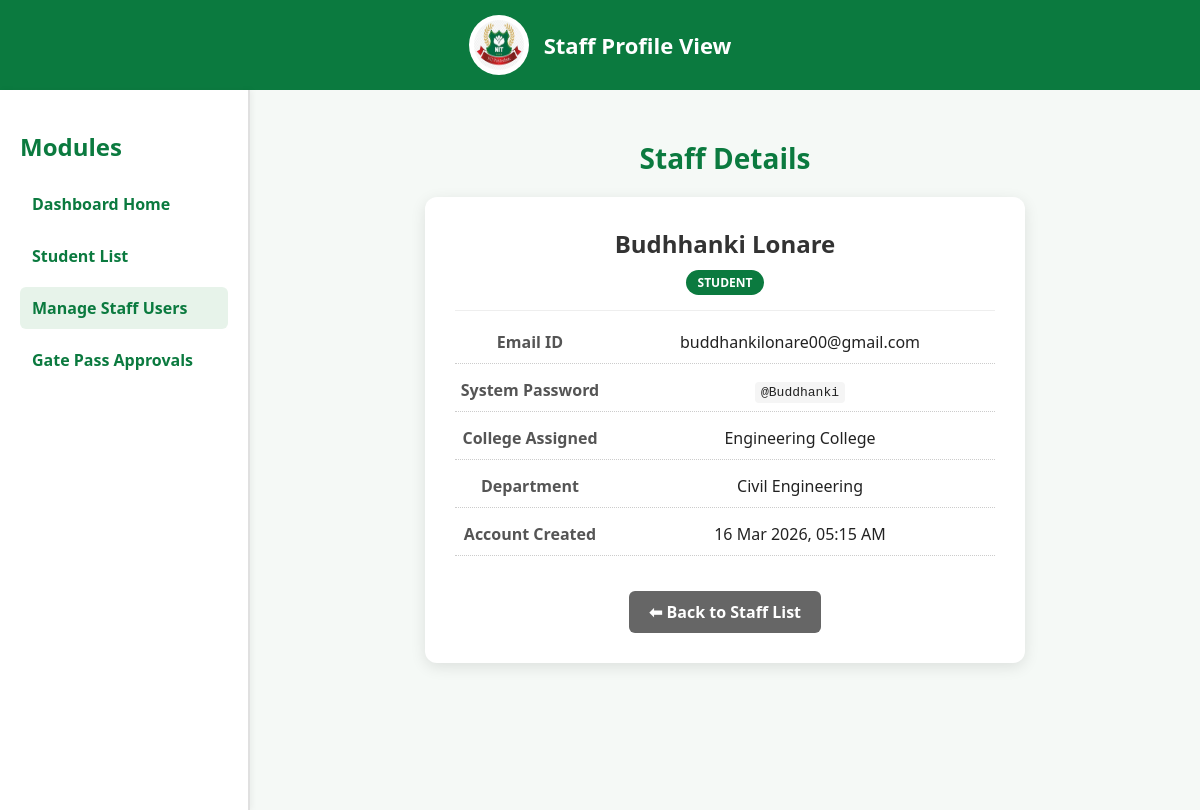
The app's page /admin_view_staff.php?id=29 (signed in) with its own data.
### tables this page shows
CREATE TABLE `users` (
  `id` int NOT NULL,
  `fullname` varchar(100) DEFAULT NULL,
  `email` varchar(100) DEFAULT NULL,
  `password` varchar(100) DEFAULT NULL,
  `role` enum('admin','warden','student','hod','principal_poly','principal_engg','incharge_poly','incharge_engg') NOT NULL,
  `college_name` varchar(100) DEFAULT NULL,
  `department_name` varchar(100) DEFAULT NULL,
  `created_at` timestamp NULL DEFAULT CURRENT_TIMESTAMP
);

### admin_view_staff.php (the view, shortened to what this page needs)
<?php
include("db.php");
$user_id = (int)$_GET['id'];
$stmt = $conn->prepare("SELECT * FROM users WHERE id=?");
$stmt->bind_param("i", $user_id);
$stmt->execute();
$user = $stmt->get_result()->fetch_assoc();
?>
<!DOCTYPE html>
<html lang="en">
<head>
    <link rel="stylesheet" href="admin.css">
    <link rel="stylesheet" href="responsive.css">
</head>
<body>
    <header>
        <img src="nit_logo.png.jpg" alt="NIT Logo">
        Staff Profile View
    </header>
    <div class="dashboard">
        <div class="sidebar">
            <h2>Modules</h2>
            <a href="admin.php">Dashboard Home</a>
            <a href="admin_student_info.php">Student List</a>
            <a href="admin_manage_users.php" style="background: #e7f3ea;">Manage Staff Users</a>
            <a href="admin_gatepass.php">Gate Pass Approvals</a>
        </div>
        <div class="content">
            <h1 style="text-align:center;">Staff Details</h1>
            <div class="profile-container">
                <div class="profile-header">
                    <h2><?php echo htmlspecialchars($user['fullname']); ?></h2>
                    <div class="role-badge"><?php echo htmlspecialchars($user['role']); ?></div>
                </div>
                <div class="detail-row">
                    <div class="detail-label">Email ID</div>
                    <div class="detail-value"><?php echo htmlspecialchars($user['email']); ?></div>
                </div>
                <div class="detail-row">
                    <div class="detail-label">System Password</div>
                    <div class="detail-value"><code style="background:#f5f5f5; padding:3px 6px; border-radius:4px;"><?php echo htmlspecialchars($user['password']); ?></code></div>
                </div>
                <?php if($user['college_name']): ?>
                <div class="detail-row">
                    <div class="detail-label">College Assigned</div>
                    <div class="detail-value"><?php echo htmlspecialchars($user['college_name']); ?></div>
                </div>
                <?php endif; ?>
                <?php if($user['department_name']): ?>
                <div class="detail-row">
                    <div class="detail-label">Department</div>
                    <div class="detail-value"><?php echo htmlspecialchars($user['department_name']); ?></div>
                </div>
                <?php endif; ?>
                <div class="detail-row">
                    <div class="detail-label">Account Created</div>
                    <div class="detail-value"><?php echo (!empty($user['created_at'])) ? date('d M Y, h:i A', strtotime($user['created_at'])) : 'N/A'; ?></div>
                </div>
                <div style="text-align:center;">
                    <a href="admin_manage_users.php" class="btn-back">⬅ Back to Staff List</a>
                </div>
            </div>
        </div>
    </div>
</body>
</html>

### admin.css (style rules this page uses)
body { font-family: "Segoe UI", sans-serif; margin: 0; background: #f5f9f6; }
header { background: #0b7a3f; color: white; text-align: center; padding: 15px; font-size: 22px; font-weight: bold; display: flex; align-items: center; justify-content: center; gap: 15px; }
header img { width: 60px; height: 60px; border-radius: 50%; background: white; padding: 5px; }
.dashboard { display: flex; min-height: 90vh; }
.sidebar { width: 250px; background: #ffffff; padding: 20px; border-right: 2px solid #e0e0e0; box-shadow: 2px 0 6px rgba(0, 0, 0, 0.05); }
.sidebar h2 { color: #0b7a3f; margin-bottom: 20px; }
.sidebar a { display: block; text-decoration: none; color: #0b7a3f; font-weight: 600; margin: 10px 0; padding: 10px 12px; border-radius: 6px; transition: 0.3s; }
.content { flex: 1; padding: 30px; text-align: center; }
.content h1 { color: #0b7a3f; font-size: 28px; }

### responsive.css (style rules this page uses)
*, *::before, *::after { box-sizing: border-box; }
img { max-width: 100%; height: auto; }

### admin_view_staff.php (style rules this page uses)
.profile-container { background: white; padding: 30px; border-radius: 12px; box-shadow: 0 4px 15px rgba(0,0,0,0.1); margin-top: 20px; max-width: 600px; margin-left: auto; margin-right: auto; }
.profile-header { text-align: center; margin-bottom: 20px; padding-bottom: 15px; border-bottom: 1px solid #eee; }
.profile-header h2 { margin: 0; color: #333; }
.profile-header .role-badge { display: inline-block; background: #0b7a3f; color: white; padding: 4px 12px; border-radius: 15px; font-size: 12px; font-weight: bold; margin-top: 10px; text-transform: uppercase; }
.detail-row { display: flex; margin-bottom: 15px; padding-bottom: 10px; border-bottom: 1px dotted #ccc; }
.detail-label { flex: 0 0 150px; font-weight: bold; color: #555; }
.detail-value { flex: 1; color: #222; }
.btn-back { display: inline-block; background: #666; color: white; padding: 10px 20px; border-radius: 6px; text-decoration: none; font-weight: bold; margin-top: 20px; }

### records on screen
users: fullname "Budhhanki Lonare", role "STUDENT", email "buddhankilonare00@gmail.com", password "@Buddhanki", college_name "Engineering College", department_name "Civil Engineering", created_at "16 Mar 2026, 05:15 AM"
